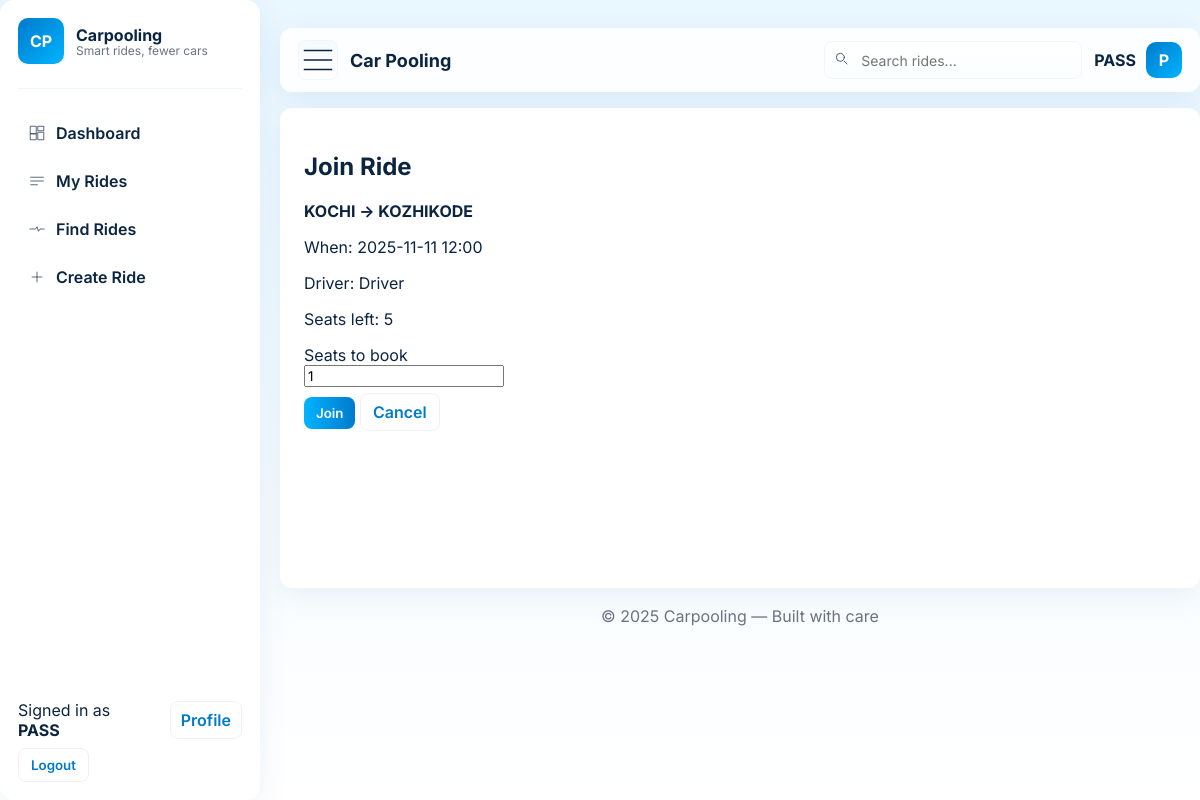
Page /ride/3/join/ (signed in) on the committed database.
### rides/models.py (models this page shows, shortened)
class Ride(models.Model):
    STATUS_OPEN = 'open'
    STATUS_DRIVING = 'driving'
    STATUS_COMPLETED = 'completed'
    STATUS_CHOICES = [
        (STATUS_OPEN, 'Open'),
        (STATUS_DRIVING, 'In Progress'),
        (STATUS_COMPLETED, 'Completed'),
    ]
    ASSIGN_NONE = 'none'        # no driver assigned yet
    ASSIGN_PENDING = 'pending'  # driver assigned, awaiting driver's acceptance
    ASSIGN_ACCEPTED = 'accepted'#
    ASSIGN_REJECTED = 'rejected'
    ASSIGN_CHOICES = [
        (ASSIGN_NONE, 'No driver'),
        (ASSIGN_PENDING, 'Pending'),
        (ASSIGN_ACCEPTED, 'Accepted'),
        (ASSIGN_REJECTED, 'Rejected'),
    ]
    rider = models.ForeignKey(User, on_delete=models.CASCADE, related_name='rides')  # creator
    driver = models.ForeignKey(User, on_delete=models.SET_NULL, null=True, blank=True,
                               related_name='driven_rides')
    source = models.CharField(max_length=200)
    destination = models.CharField(max_length=200)
    arrivaldate = models.DateTimeField()
    passenger = models.PositiveIntegerField(default=1)  # seats reserved by creator
    sharable = models.BooleanField(default=False)
    special = models.CharField(max_length=200, blank=True)
    status = models.CharField(max_length=20, choices=STATUS_CHOICES, default=STATUS_OPEN)
    assignment_status = models.CharField(
        max_length=20,
        choices=ASSIGN_CHOICES,
        default=ASSIGN_NONE
    )
    assigned_at = models.DateTimeField(null=True, blank=True)
    assigned_by = models.ForeignKey(User, on_delete=models.SET_NULL, null=True, blank=True,
                                    related_name='assignments_made')
    created_at = models.DateTimeField(auto_now_add=True)
    updated_at = models.DateTimeField(auto_now=True)
    class Meta:
        ordering = ['-arrivaldate', '-created_at']
    def available_seats(self):
        if not self.driver or not hasattr(self.driver, 'userprofile'):
            return None
        cap = getattr(self.driver.userprofile, 'capacity', None)
        try:
            cap = int(cap) if cap is not None else None
        except (TypeError, ValueError):
            cap = None
        if not cap or cap <= 0:
            return None
        shared = self.rideshare_set.aggregate(total=Sum('passenger_count'))['total'] or 0
        seats_left = cap - (self.passenger or 0) - shared
        return max(seats_left, 0)

class UserProfile(models.Model):
    ROLE_DRIVER = 'driver'
    ROLE_USER = 'user'
    ROLE_CHOICES = [(ROLE_DRIVER, 'Driver'), (ROLE_USER, 'Passenger')]
    user = models.OneToOneField(User, on_delete=models.CASCADE, related_name='userprofile')
    role = models.CharField(max_length=10, choices=ROLE_CHOICES, default=ROLE_USER)
    contact = models.CharField(max_length=30, blank=True)
    vehicle = models.CharField(max_length=80, blank=True)
    plate = models.CharField(max_length=30, blank=True)
    capacity = models.PositiveIntegerField(default=0)  # seats in vehicle
    special = models.CharField(max_length=200, blank=True)
    created_at = models.DateTimeField(auto_now_add=True)

### rides/views.py (the view, shortened to what this page needs)
# urls.py: path('ride/<int:ride_id>/join/', views.join_ride, name='join_ride'),
@login_required
def join_ride(request, ride_id):
    ride = get_object_or_404(Ride, id=ride_id)
    if request.user.userprofile.role == UserProfile.ROLE_DRIVER:
        messages.error(request, "Drivers cannot join rides as sharers. Switch role to Passenger to join.")
        return redirect('rides:dashboard')
    return render(request, 'rides/join_ride.html', {'ride': ride})

### rides/templates/rides/join_ride.html (shortened to what this page needs)
{% extends 'rides/base.html' %}
{% block content %}
<h2>Join Ride</h2>
<div>
    <p><strong>{{ ride.source }} → {{ ride.destination }}</strong></p>
    <p>When: {{ ride.arrivaldate|date:"Y-m-d H:i" }}</p>
    <p>Driver: {% if ride.driver %}{{ ride.driver.username }}{% else %}<span class="muted">Unassigned</span>{% endif %}
    </p>
    <p>Seats left: {% if ride.available_seats is not None %}{{ ride.available_seats }}{% else %}<span
            class="muted">Unknown</span>{% endif %}</p>
</div>
<form method="post">
    <label>Seats to book</label><br>
    <input name="passenger_count" type="number" value="1" min="1">
    <div style="margin-top:10px">
        <button class="btn" type="submit">Join</button>
        <a class="btn ghost" href="{% url 'rides:dashboard' %}">Cancel</a>
    </div>
</form>
{% endblock %}

### rides/templates/rides/base.html (shortened to what this page needs)
{% load static %}
<!DOCTYPE html>
<html lang="en">
<head>
</head>
<body>
    <div class="app" id="appRoot">
        <aside class="sidebar" id="sidebar" role="navigation" aria-label="Main sidebar">
            <div class="sb-brand">
                <div class="sb-logo">CP</div>
                <div>
                    <div class="sb-title"><a href="{% url 'rides:dashboard' %}" style="color:inherit">Carpooling</a>
                    </div>
                    <div class="sb-tag">Smart rides, fewer cars</div>
                </div>
            </div>
            <div class="sb-sep"></div>
            <nav class="sb-nav" role="menu" aria-label="Primary">
                <a href="{% url 'rides:dashboard' %}"
                    class="sb-item {% if request.resolver_match.url_name == 'dashboard' %}active{% endif %}">
                    <svg viewBox="0 0 24 24" fill="none" stroke="currentColor">
                        <path d="M3 13h8V3H3v10zM13 21h8V11h-8v10zM13 3v6h8V3h-8zM3 21h8v-8H3v8z" />
                    </svg>
                    <span class="label">Dashboard</span>
                </a>
                <a href="{% url 'rides:my_rides' %}"
                    class="sb-item {% if request.resolver_match.url_name == 'my_rides' %}active{% endif %}">
                    <svg viewBox="0 0 24 24" fill="none" stroke="currentColor">
                        <path d="M3 7h18M3 12h18M3 17h10" />
                    </svg>
                    <span class="label">My Rides</span>
                </a>
                <a href="{% url 'rides:find_rides_to_share' %}"
                    class="sb-item {% if request.resolver_match.url_name == 'rides_list' %}active{% endif %}">
                    <svg viewBox="0 0 24 24" fill="none" stroke="currentColor">
                        <path d="M22 12h-6l-2 3-2-6-2 3H2" />
                    </svg>
                    <span class="label">Find Rides</span>
                </a>
                <a href="{% url 'rides:create_ride' %}"
                    class="sb-item {% if request.resolver_match.url_name == 'create_ride' %}active{% endif %}">
                    <svg viewBox="0 0 24 24" fill="none" stroke="currentColor">
                        <path d="M12 5v14M5 12h14" />
                    </svg>
                    <span class="label">Create Ride</span>
                </a>
            </nav>
            <div class="sb-footer">
                {% if user.is_authenticated %}
                <div style="display:flex;gap:10px;align-items:center">
                    <div style="flex:1">
                        <div class="small muted">Signed in as</div>
                        <div style="font-weight:700">{{ user.first_name|default:user.username }}</div>
                    </div>
                    <div style="text-align:right">
                        <a href="{% url 'rides:profile' %}" class="btn ghost" style="padding:8px 10px">Profile</a>
                    </div>
                </div>
                <form method="post" action="{% url 'rides:logout' %}">
                    <button type="submit" class="btn ghost">Logout</button>
                </form>
                {% else %}
                <a href="{% url 'rides:login' %}" class="btn">Login</a>
                {% endif %}
            </div>
        </aside>
        <div class="main-col">
            <header class="topbar" role="banner">
                <div class="top-left">
                    <div class="hamburger" id="sidebarToggle" aria-label="Toggle sidebar">
                        <svg viewBox="0 0 24 24" fill="none" stroke="currentColor">
                            <path d="M3 6h18M3 12h18M3 18h18" />
                        </svg>
                    </div>
                    <div class="top-title">{% block header_title %}Car Pooling{% endblock %}</div>
                </div>
                <div class="top-actions">
                    <div class="search" role="search" aria-label="Search rides"
                        style="padding:8px;border-radius:8px;background:linear-gradient(180deg,#fff,#fbfeff);border:1px solid #eef6ff">
                        <svg width="16" height="16" viewBox="0 0 24 24" fill="none"
                            style="opacity:.9; margin-right:6px">
                            <path d="M21 21l-4.35-4.35" stroke="currentColor" stroke-width="1.2"
                                stroke-linecap="round" />
                            <circle cx="11" cy="11" r="6" stroke="currentColor" stroke-width="1.2"
                                stroke-linecap="round" />
                        </svg>
                        <input aria-label="Search" placeholder="Search rides..."
                            style="border:0;background:transparent;outline:0;font-size:14px" />
                    </div>
                    <div class="user-area">
                        {% if user.is_authenticated %}
                        <div class="user-name" style="font-weight:700">{{ user.first_name|default:user.username }}</div>
                        <div class="avatar" id="userMenuBtn">{{ user.first_name|default:user.username|slice:":1"|upper}}
                        </div>
                        {% else %}
                        <a href="{% url 'rides:login' %}" class="btn">Login</a>
                        {% endif %}
                    </div>
                </div>
            </header>
            <main class="container" role="main">
                {% block content %}{% endblock %}
            </main>
            <footer style="text-align:center;color:var(--muted);margin:18px 0 34px;">
                © {% now "Y" %} Carpooling — Built with care
            </footer>
        </div>
    </div>
</body>
</html>

### rides/templates/rides/base.html (style rules this page uses)
:root { --sky-1: #e9f7ff; --sky-2: #ffffff; --accent-1: #00b4ff; --accent-2: #007acc; --surface: #ffffff; --muted: #6b7280; --text: #0b2540; --success: #2e7d32; --danger: #c62828; --shadow: 0 8px 30px rgba(4, 88, 150, 0.08); --radius-lg: 12px; --radius-md: 8px; --container-max: 1100px; --sidebar-width: 260px; --sidebar-collapsed: 76px; }
* { box-sizing: border-box; font-family: Inter, system-ui, -apple-system, "Segoe UI", Roboto, Arial; }
html, body { height: 100%; margin: 0; background: linear-gradient(180deg, var(--sky-1), var(--sky-2)); color: var(--text); -webkit-font-smoothing: antialiased; }
a { text-decoration: none; color: inherit; }
.app { display: flex; min-height: 100vh; gap: 20px; }
.sidebar { width: var(--sidebar-width); background: linear-gradient(180deg, rgba(255, 255, 255, 0.98), rgba(255, 255, 255, 0.95)); border-radius: 14px; padding: 18px; box-shadow: var(--shadow); flex-shrink: 0; display: flex; flex-direction: column; gap: 18px; transition: width .22s ease; }
.sb-brand { display: flex; align-items: center; gap: 12px; }
.sb-logo { width: 46px; height: 46px; border-radius: 10px; display: grid; place-items: center; font-weight: 700; color: #fff; background: linear-gradient(135deg, var(--accent-2), var(--accent-1)); }
.sb-title { font-weight: 700; font-size: 16px; }
.sb-tag { font-size: 12px; color: var(--muted); margin-top: -2px; }
.sb-sep { height: 1px; background: #f1f5f9; margin: 6px 0 0 0; border-radius: 2px; }
.sb-nav { display: flex; flex-direction: column; gap: 8px; margin-top: 6px; }
.sb-item { display: flex; align-items: center; gap: 10px; padding: 10px; border-radius: 10px; color: var(--text); font-weight: 600; }
.sb-item svg { width: 18px; height: 18px; opacity: .9; flex-shrink: 0; }
.sb-footer { margin-top: auto; display: flex; flex-direction: column; gap: 8px; }
.main-col { flex: 1 1 auto; display: flex; flex-direction: column; width: calc(100% - var(--sidebar-width)); max-width: calc(var(--container-max)); margin: 28px auto; }
header.topbar { display: flex; align-items: center; justify-content: space-between; gap: 12px; padding: 12px 18px; border-radius: 12px; background: rgba(255, 255, 255, 0.9); box-shadow: var(--shadow); }
.top-left { display: flex; align-items: center; gap: 12px; }
.hamburger { width: 40px; height: 40px; border-radius: 8px; display: grid; place-items: center; background: linear-gradient(180deg, #f6fbff, #ffffff); border: 1px solid #eef6ff; cursor: pointer; }
.top-title { font-size: 18px; font-weight: 700; color: var(--text); }
.top-actions { display: flex; align-items: center; gap: 12px; }
.user-area { display: flex; align-items: center; gap: 10px; }
.avatar { width: 36px; height: 36px; border-radius: 10px; background: linear-gradient(135deg, var(--accent-2), var(--accent-1)); display: grid; place-items: center; color: #fff; font-weight: 700; cursor: pointer; }
.container { background: var(--surface); border-radius: var(--radius-lg); padding: 24px; margin-top: 16px; box-shadow: var(--shadow); min-height: 60vh; }
.btn { background: linear-gradient(90deg, var(--accent-1), var(--accent-2)); color: white; padding: 8px 12px; border-radius: 8px; font-weight: 600; border: 0; cursor: pointer; }
.btn.ghost { background: transparent; color: var(--accent-2); border: 1px solid rgba(0, 0, 0, 0.06); }

### rows in the picture
Ride: source "KOCHI", destination "KOZHIKODE", arrivaldate "2025-11-11 12:00", driver.username "Driver", available_seats "5"

### other values in the picture
{{ user.first_name|default:user.username }} "PASS"
{{ user.first_name|default:user.username|slice:":1"|upper }} "P"
